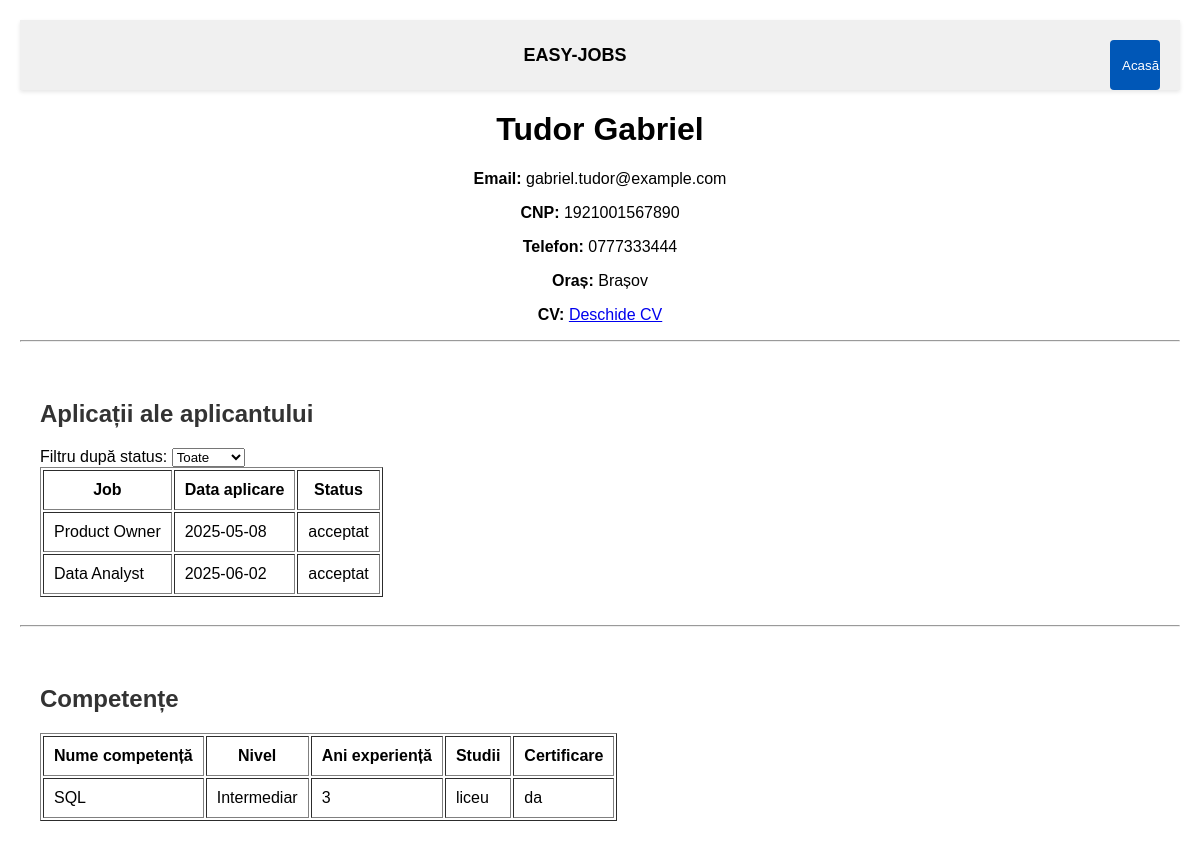
The page /aplicant.php?id=10 on the database its author committed.
### tables this page shows
CREATE TABLE `aplicanti` (
  `id_aplicant` int(11) NOT NULL,
  `nume` varchar(255) NOT NULL,
  `prenume` varchar(255) DEFAULT NULL,
  `email` varchar(255) NOT NULL,
  `CNP` varchar(255) DEFAULT NULL,
  `telefon` varchar(50) DEFAULT NULL,
  `cv_link` varchar(255) DEFAULT NULL,
  `id_adresa` int(11) DEFAULT NULL
);

CREATE TABLE `adrese` (
  `id_adresa` int(11) NOT NULL,
  `oras` varchar(100) DEFAULT NULL,
  `strada` varchar(255) DEFAULT NULL,
  `cod_postal` varchar(10) DEFAULT NULL
);

CREATE TABLE `aplicari` (
  `id_aplicare` int(11) NOT NULL,
  `id_job` int(11) NOT NULL,
  `id_aplicant` int(11) NOT NULL,
  `data_aplicare` date DEFAULT curdate(),
  `id_status` int(11) DEFAULT NULL
);

CREATE TABLE `joburi` (
  `id_job` int(11) NOT NULL,
  `titlu` varchar(255) NOT NULL,
  `descriere` text DEFAULT NULL,
  `id_companie` int(11) DEFAULT NULL,
  `status` int(11) DEFAULT NULL,
  `locuri_valabile` int(11) DEFAULT NULL,
  `id_departament` int(11) DEFAULT NULL
);

CREATE TABLE `status_aplicare` (
  `id_status` int(11) NOT NULL,
  `denumire` varchar(50) DEFAULT NULL
);

CREATE TABLE `competente_aplicanti` (
  `id_competenta` int(11) DEFAULT NULL,
  `id_aplicant` int(11) DEFAULT NULL,
  `certificare` int(11) DEFAULT NULL
);

CREATE TABLE `competente` (
  `id_competenta` int(11) NOT NULL,
  `ani_experienta` int(11) DEFAULT NULL,
  `nume_competenta` varchar(255) DEFAULT NULL,
  `id_nivel_competenta` int(11) DEFAULT NULL,
  `id_nivel_studii` int(11) DEFAULT NULL
);

CREATE TABLE `nivel_competenta` (
  `id_nivel_competenta` int(11) NOT NULL,
  `denumire` varchar(50) DEFAULT NULL
);

CREATE TABLE `nivel_studii` (
  `id_nivel_studii` int(11) NOT NULL,
  `denumire` varchar(100) DEFAULT NULL
);

### aplicant.php (the view, shortened to what this page needs)
<?php
include('db.php');
?>
<!DOCTYPE html>
<html lang="ro">
<head>
    <link rel="stylesheet" href="style.css">
</head>
<body>
<div class="taskbar">
    <div class="titlu">EASY-JOBS</div>
    <div style="display: flex; justify-content: flex-end;">
        <form action="index.php" method="get">
            <button type="submit" class="btn-home" title="Pagina principală">Acasă</button>
        </form>
    </div>
</div>
<?php
if (isset($_GET['id'])) {
    $id_aplicant = $_GET['id'];
    $stmt = $conn->prepare("
        SELECT a.nume, a.prenume, a.email, a.CNP, a.telefon, ad.oras, a.cv_link
        FROM aplicanti a
        JOIN adrese ad ON a.id_adresa = ad.id_adresa
        WHERE a.id_aplicant = ?");
    $stmt->bind_param("i", $id_aplicant);
    $stmt->execute();
    $stmt->bind_result($nume, $prenume, $email, $cnp, $telefon, $oras, $cv_link);
    $stmt->fetch();
?>
<div align="center">
    <h1><?php echo "$nume $prenume"; ?></h1>
    <p><strong>Email:</strong> <?php echo htmlspecialchars($email); ?></p>
    <?php if ($cnp) echo "<p><strong>CNP:</strong> " . htmlspecialchars($cnp) . "</p>"; ?>
    <?php if ($telefon) echo "<p><strong>Telefon:</strong> " . htmlspecialchars($telefon) . "</p>"; ?>
    <?php if ($oras) echo "<p><strong>Oraș:</strong> " . htmlspecialchars($oras) . "</p>"; ?>
    <?php if ($cv_link) echo "<p><strong>CV:</strong> <a href='" . htmlspecialchars($cv_link) . "' target='_blank'>Deschide CV</a></p>"; ?>
</div>
<hr>
<div class="container" style="padding: 20px;">
    <h2>Aplicații ale aplicantului</h2>
    <form method="get" action="">
        <label for="filtru">Filtru după status:</label>
        <select name="filtru" id="filtru" onchange="this.form.submit()">
            <option value="">Toate</option>
        </select>
    </form>
    <table border="1" cellpadding="10">
        <tr>
            <th>Job</th>
            <th>Data aplicare</th>
            <th>Status</th>
        </tr>
<?php
    $filtru = isset($_GET['filtru']) ? $_GET['filtru'] : '';
    if ($filtru !== "") {
        $stmt = $conn->prepare("
            SELECT j.titlu, a.data_aplicare, sa.denumire
            FROM aplicari a
            JOIN joburi j ON a.id_job = j.id_job
            JOIN status_aplicare sa ON a.id_status = sa.id_status
            WHERE a.id_aplicant = ? AND a.id_status = ?");
        $stmt->bind_param("ii", $id_aplicant, $filtru);
    } else {
        $stmt = $conn->prepare("
            SELECT j.titlu, a.data_aplicare, sa.denumire
            FROM aplicari a
            JOIN joburi j ON a.id_job = j.id_job
            JOIN status_aplicare sa ON a.id_status = sa.id_status
            WHERE a.id_aplicant = ?");
        $stmt->bind_param("i", $id_aplicant);
    }
    $stmt->execute();
    $result = $stmt->get_result();
    while ($row = $result->fetch_assoc()) {
        echo "<tr>
            <td>" . htmlspecialchars($row['titlu']) . "</td>
            <td>" . htmlspecialchars($row['data_aplicare']) . "</td>
            <td>" . htmlspecialchars($row['denumire']) . "</td>
        </tr>";
    }
?>
    </table>
</div>
<hr>
<div class="container" style="padding: 20px;">
    <h2>Competențe</h2>
    <table border="1" cellpadding="10">
        <tr>
            <th>Nume competență</th>
            <th>Nivel</th>
            <th>Ani experiență</th>
            <th>Studii</th>
            <th>Certificare</th>
        </tr>
<?php
    $stmt = $conn->prepare("
        SELECT c.nume_competenta, nc.denumire AS nivel, c.ani_experienta,
               ns.denumire AS studii, ca.certificare
        FROM competente_aplicanti ca
        JOIN competente c ON ca.id_competenta = c.id_competenta
        JOIN nivel_competenta nc ON c.id_nivel_competenta = nc.id_nivel_competenta
        JOIN nivel_studii ns ON c.id_nivel_studii = ns.id_nivel_studii
        WHERE ca.id_aplicant = ?");
    $stmt->bind_param("i", $id_aplicant);
    $stmt->execute();
    $result = $stmt->get_result();
    while ($row = $result->fetch_assoc()) {
        $certificare = ($row['certificare'] == 1) ? 'da' : 'nu';
        echo "<tr>
            <td>" . htmlspecialchars($row['nume_competenta']) . "</td>
            <td>" . htmlspecialchars($row['nivel']) . "</td>
            <td>" . htmlspecialchars($row['ani_experienta']) . "</td>
            <td>" . htmlspecialchars($row['studii']) . "</td>
            <td>" . $certificare . "</td>
        </tr>";
    }
?>
    </table>
</div>
<?php } else { ?>
    <div align="center"><h2>ID-ul aplicantului nu a fost specificat.</h2></div>
<?php } ?>
</body>
</html>

### style.css (style rules this page uses)
.taskbar { display: flex; align-items: center; justify-content: space-between; background-color: #f0f0f0; padding: 10px 20px; box-shadow: 0 2px 4px rgba(0,0,0,0.1); height: 50px; }
.taskbar .titlu { flex-grow: 1; text-align: center; font-weight: bold; font-size: 18px; }
.taskbar form { margin: 0; }
.btn-home { background-color: transparent; border: none; cursor: pointer; width: 50px; height: 50px; }
body { margin: 20px; font-family: Arial, sans-serif; }
form[action="index.php"] { margin-top: 20px; display: flex; flex-wrap: wrap; align-items: center; gap: 10px; }
form[action="index.php"] button { background-color: #0057b7; color: white; padding: 7px 12px; border: none; border-radius: 4px; cursor: pointer; }
h2 { margin-top: 30px; color: #333; }

### rows shown on the page
aplicanti: nume "Tudor", prenume "Gabriel", email "gabriel.tudor@example.com", CNP "1921001567890", telefon "0777333444", id_adresa.oras "Brașov"
aplicari: id_job.titlu "Product Owner", data_aplicare "2025-05-08", id_status.denumire "acceptat"
aplicari: id_job.titlu "Data Analyst", data_aplicare "2025-06-02", id_status.denumire "acceptat"
competente_aplicanti: id_competenta.nume_competenta "SQL", nivel_competenta.denumire "Intermediar", id_competenta.ani_experienta "3", nivel_studii.denumire "liceu", certificare "da"
